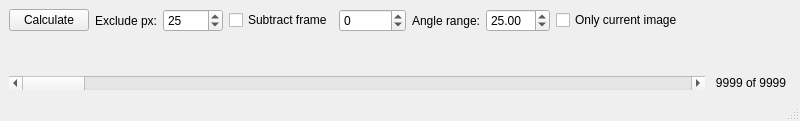
<?xml version="1.0" encoding="UTF-8"?>
<ui version="4.0">
 <class>MainWindow</class>
 <widget class="QMainWindow" name="MainWindow">
  <property name="geometry">
   <rect>
    <x>0</x>
    <y>0</y>
    <width>800</width>
    <height>121</height>
   </rect>
  </property>
  <property name="windowTitle">
   <string>Radial Average</string>
  </property>
  <widget class="QWidget" name="centralwidget">
   <layout class="QGridLayout" name="gridLayout">
    <item row="1" column="0" colspan="10">
     <widget class="PlotWidget" name="radial_profile_plot" native="true"/>
    </item>
    <item row="0" column="8" colspan="2">
     <spacer name="horizontalSpacer">
      <property name="orientation">
       <enum>Qt::Horizontal</enum>
      </property>
      <property name="sizeHint" stdset="0">
       <size>
        <width>570</width>
        <height>20</height>
       </size>
      </property>
     </spacer>
    </item>
    <item row="0" column="1">
     <widget class="QLabel" name="label_2">
      <property name="text">
       <string>Exclude px:</string>
      </property>
     </widget>
    </item>
    <item row="2" column="9">
     <widget class="QLabel" name="label">
      <property name="sizePolicy">
       <sizepolicy hsizetype="Fixed" vsizetype="Preferred">
        <horstretch>0</horstretch>
        <verstretch>0</verstretch>
       </sizepolicy>
      </property>
      <property name="minimumSize">
       <size>
        <width>80</width>
        <height>0</height>
       </size>
      </property>
      <property name="text">
       <string>9999 of 9999</string>
      </property>
      <property name="alignment">
       <set>Qt::AlignCenter</set>
      </property>
     </widget>
    </item>
    <item row="2" column="0" colspan="9">
     <widget class="QScrollBar" name="horizontalScrollBar">
      <property name="orientation">
       <enum>Qt::Horizontal</enum>
      </property>
     </widget>
    </item>
    <item row="0" column="0">
     <widget class="QPushButton" name="calculate_btn">
      <property name="text">
       <string>Calculate</string>
      </property>
     </widget>
    </item>
    <item row="0" column="5">
     <widget class="QLabel" name="label_3">
      <property name="text">
       <string>Angle range:</string>
      </property>
     </widget>
    </item>
    <item row="0" column="3">
     <widget class="QCheckBox" name="subtract_chkbx">
      <property name="text">
       <string>Subtract frame</string>
      </property>
     </widget>
    </item>
    <item row="0" column="2">
     <widget class="QSpinBox" name="spinBox">
      <property name="minimumSize">
       <size>
        <width>60</width>
        <height>0</height>
       </size>
      </property>
      <property name="maximum">
       <number>9999999</number>
      </property>
      <property name="value">
       <number>25</number>
      </property>
     </widget>
    </item>
    <item row="0" column="4">
     <widget class="QSpinBox" name="subtract_spinbox">
      <property name="minimum">
       <number>-1</number>
      </property>
      <property name="maximum">
       <number>99999999</number>
      </property>
     </widget>
    </item>
    <item row="0" column="6">
     <widget class="QDoubleSpinBox" name="angle_spinbox">
      <property name="maximum">
       <double>360.000000000000000</double>
      </property>
      <property name="value">
       <double>25.000000000000000</double>
      </property>
     </widget>
    </item>
    <item row="0" column="7">
     <widget class="QCheckBox" name="checkBox">
      <property name="text">
       <string>Only current image</string>
      </property>
     </widget>
    </item>
   </layout>
  </widget>
  <widget class="QMenuBar" name="menubar">
   <property name="geometry">
    <rect>
     <x>0</x>
     <y>0</y>
     <width>800</width>
     <height>21</height>
    </rect>
   </property>
  </widget>
  <widget class="QStatusBar" name="statusbar"/>
 </widget>
 <customwidgets>
  <customwidget>
   <class>PlotWidget</class>
   <extends>QWidget</extends>
   <header location="global">pyqtgraph</header>
   <container>1</container>
  </customwidget>
 </customwidgets>
 <resources/>
 <connections/>
</ui>
